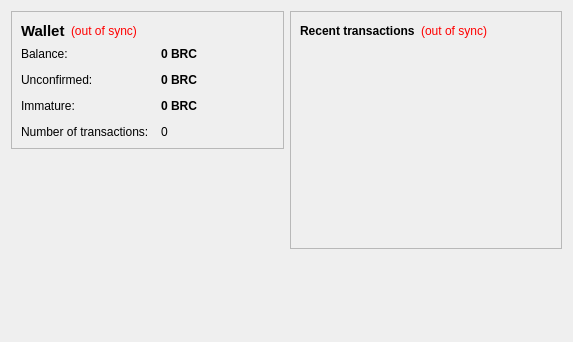
<?xml version="1.0" encoding="UTF-8"?>
<ui version="4.0">
 <class>OverviewPage</class>
 <widget class="QWidget" name="OverviewPage">
  <property name="geometry">
   <rect>
    <x>0</x>
    <y>0</y>
    <width>573</width>
    <height>342</height>
   </rect>
  </property>
  <property name="windowTitle">
   <string>Form</string>
  </property>
  <layout class="QHBoxLayout" name="horizontalLayout" stretch="1,1">
   <item>
    <layout class="QVBoxLayout" name="verticalLayout_2">
     <item>
      <widget class="QFrame" name="frame">
       <property name="frameShape">
        <enum>QFrame::StyledPanel</enum>
       </property>
       <property name="frameShadow">
        <enum>QFrame::Raised</enum>
       </property>
       <layout class="QVBoxLayout" name="verticalLayout_4">
        <item>
         <layout class="QHBoxLayout" name="horizontalLayout_4">
          <item>
           <widget class="QLabel" name="label_5">
            <property name="font">
             <font>
              <pointsize>11</pointsize>
              <weight>75</weight>
              <bold>true</bold>
             </font>
            </property>
            <property name="text">
             <string>Wallet</string>
            </property>
           </widget>
          </item>
          <item>
           <widget class="QLabel" name="labelWalletStatus">
            <property name="toolTip">
             <string>The displayed information may be out of date. Your wallet automatically synchronizes with the Branch network after a connection is established, but this process has not completed yet.</string>
            </property>
            <property name="styleSheet">
             <string notr="true">QLabel { color: red; }</string>
            </property>
            <property name="text">
             <string notr="true">(out of sync)</string>
            </property>
            <property name="alignment">
             <set>Qt::AlignLeading|Qt::AlignLeft|Qt::AlignVCenter</set>
            </property>
           </widget>
          </item>
          <item>
           <spacer name="horizontalSpacer_2">
            <property name="orientation">
             <enum>Qt::Horizontal</enum>
            </property>
            <property name="sizeHint" stdset="0">
             <size>
              <width>40</width>
              <height>20</height>
             </size>
            </property>
           </spacer>
          </item>
         </layout>
        </item>
        <item>
         <layout class="QFormLayout" name="formLayout_2">
          <property name="fieldGrowthPolicy">
           <enum>QFormLayout::AllNonFixedFieldsGrow</enum>
          </property>
          <property name="horizontalSpacing">
           <number>12</number>
          </property>
          <property name="verticalSpacing">
           <number>12</number>
          </property>
          <item row="0" column="0">
           <widget class="QLabel" name="label">
            <property name="text">
             <string>Balance:</string>
            </property>
           </widget>
          </item>
          <item row="0" column="1">
           <widget class="QLabel" name="labelBalance">
            <property name="font">
             <font>
              <weight>75</weight>
              <bold>true</bold>
             </font>
            </property>
            <property name="cursor">
             <cursorShape>IBeamCursor</cursorShape>
            </property>
            <property name="toolTip">
             <string>Your current balance</string>
            </property>
            <property name="text">
             <string notr="true">0 BRC</string>
            </property>
            <property name="textInteractionFlags">
             <set>Qt::LinksAccessibleByMouse|Qt::TextSelectableByKeyboard|Qt::TextSelectableByMouse</set>
            </property>
           </widget>
          </item>
          <item row="1" column="0">
           <widget class="QLabel" name="label_3">
            <property name="text">
             <string>Unconfirmed:</string>
            </property>
           </widget>
          </item>
          <item row="1" column="1">
           <widget class="QLabel" name="labelUnconfirmed">
            <property name="font">
             <font>
              <weight>75</weight>
              <bold>true</bold>
             </font>
            </property>
            <property name="cursor">
             <cursorShape>IBeamCursor</cursorShape>
            </property>
            <property name="toolTip">
             <string>Total of transactions that have yet to be confirmed, and do not yet count toward the current balance</string>
            </property>
            <property name="text">
             <string notr="true">0 BRC</string>
            </property>
            <property name="textInteractionFlags">
             <set>Qt::LinksAccessibleByMouse|Qt::TextSelectableByKeyboard|Qt::TextSelectableByMouse</set>
            </property>
           </widget>
          </item>
          <item row="3" column="0">
           <widget class="QLabel" name="label_2">
            <property name="text">
             <string>Number of transactions:</string>
            </property>
           </widget>
          </item>
          <item row="3" column="1">
           <widget class="QLabel" name="labelNumTransactions">
            <property name="toolTip">
             <string>Total number of transactions in wallet</string>
            </property>
            <property name="text">
             <string notr="true">0</string>
            </property>
           </widget>
          </item>
          <item row="2" column="0">
           <widget class="QLabel" name="labelImmatureText">
            <property name="text">
             <string>Immature:</string>
            </property>
           </widget>
          </item>
          <item row="2" column="1">
           <widget class="QLabel" name="labelImmature">
            <property name="font">
             <font>
              <weight>75</weight>
              <bold>true</bold>
             </font>
            </property>
            <property name="toolTip">
             <string>Mined balance that has not yet matured</string>
            </property>
            <property name="text">
             <string notr="true">0 BRC</string>
            </property>
            <property name="textInteractionFlags">
             <set>Qt::LinksAccessibleByMouse|Qt::TextSelectableByKeyboard|Qt::TextSelectableByMouse</set>
            </property>
           </widget>
          </item>
         </layout>
        </item>
       </layout>
      </widget>
     </item>
     <item>
      <spacer name="verticalSpacer">
       <property name="orientation">
        <enum>Qt::Vertical</enum>
       </property>
       <property name="sizeHint" stdset="0">
        <size>
         <width>20</width>
         <height>40</height>
        </size>
       </property>
      </spacer>
     </item>
    </layout>
   </item>
   <item>
    <layout class="QVBoxLayout" name="verticalLayout_3">
     <item>
      <widget class="QFrame" name="frame_2">
       <property name="frameShape">
        <enum>QFrame::StyledPanel</enum>
       </property>
       <property name="frameShadow">
        <enum>QFrame::Raised</enum>
       </property>
       <layout class="QVBoxLayout" name="verticalLayout">
        <item>
         <layout class="QHBoxLayout" name="horizontalLayout_2">
          <item>
           <widget class="QLabel" name="label_4">
            <property name="text">
             <string>&lt;b&gt;Recent transactions&lt;/b&gt;</string>
            </property>
           </widget>
          </item>
          <item>
           <widget class="QLabel" name="labelTransactionsStatus">
            <property name="toolTip">
             <string>The displayed information may be out of date. Your wallet automatically synchronizes with the Branch network after a connection is established, but this process has not completed yet.</string>
            </property>
            <property name="styleSheet">
             <string notr="true">QLabel { color: red; }</string>
            </property>
            <property name="text">
             <string notr="true">(out of sync)</string>
            </property>
            <property name="alignment">
             <set>Qt::AlignRight|Qt::AlignTrailing|Qt::AlignVCenter</set>
            </property>
           </widget>
          </item>
          <item>
           <spacer name="horizontalSpacer">
            <property name="orientation">
             <enum>Qt::Horizontal</enum>
            </property>
            <property name="sizeHint" stdset="0">
             <size>
              <width>40</width>
              <height>20</height>
             </size>
            </property>
           </spacer>
          </item>
         </layout>
        </item>
        <item>
         <widget class="QListView" name="listTransactions">
          <property name="styleSheet">
           <string notr="true">QListView { background: transparent; }</string>
          </property>
          <property name="frameShape">
           <enum>QFrame::NoFrame</enum>
          </property>
          <property name="verticalScrollBarPolicy">
           <enum>Qt::ScrollBarAlwaysOff</enum>
          </property>
          <property name="horizontalScrollBarPolicy">
           <enum>Qt::ScrollBarAlwaysOff</enum>
          </property>
          <property name="selectionMode">
           <enum>QAbstractItemView::NoSelection</enum>
          </property>
         </widget>
        </item>
       </layout>
      </widget>
     </item>
     <item>
      <spacer name="verticalSpacer_2">
       <property name="orientation">
        <enum>Qt::Vertical</enum>
       </property>
       <property name="sizeHint" stdset="0">
        <size>
         <width>20</width>
         <height>40</height>
        </size>
       </property>
      </spacer>
     </item>
    </layout>
   </item>
  </layout>
 </widget>
 <resources/>
 <connections/>
</ui>
